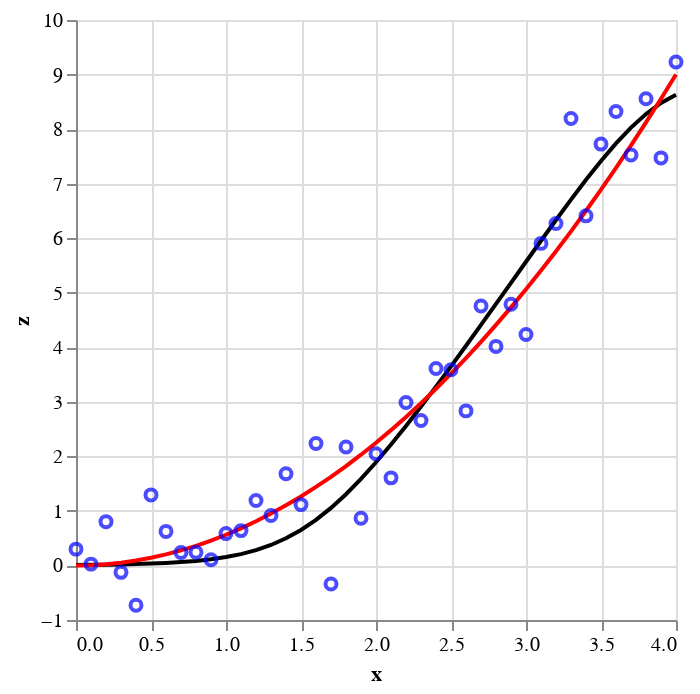

The cell this chart's notebook holds for it:
### Code cell
y_ = 3
pred = (
    alt.Chart(preds_df[np.isclose(preds_df["y"], y_)])
    .mark_line(color="black")
    .encode(
        x="x:Q",
        y="z:Q",
    )
)
true = (
    alt.Chart(sourcet[np.isclose(sourcet["y"], y_)])
    .mark_line(color="red")
    .encode(
        x="x:Q",
        y="z:Q",
    )
)
train = (
    alt.Chart(source[np.isclose(source["y"], y_)])
    .mark_point()
    .encode(x="x:Q", y="z:Q", color=alt.value("blue"))
)
pred + true + train

### Figure 1 — Vega-Lite specification as saved in the notebook (floating-point values rounded to 4 significant figures)
{"config": {"view": {"continuousWidth": 300, "continuousHeight": 300}}, "layer": [{"data": {"name": "data-a029a387ac5ed5eaaa58d091738c2290"}, "mark": {"type": "line", "color": "black"}, "encoding": {"x": {"field": "x", "type": "quantitative"}, "y": {"field": "z", "type": "quantitative"}}}, {"data": {"name": "data-d5406f096dc5427661490486468c20e5"}, "mark": {"type": "line", "color": "red"}, "encoding": {"x": {"field": "x", "type": "quantitative"}, "y": {"field": "z", "type": "quantitative"}}}, {"data": {"name": "data-7b2d60e7a4ee60c2943cdaea2483f1f0"}, "mark": {"type": "point"}, "encoding": {"color": {"value": "blue"}, "x": {"field": "x", "type": "quantitative"}, "y": {"field": "z", "type": "quantitative"}}}], "$schema": "https://vega.github.io/schema/vega-lite/v6.1.0.json", "datasets": {"data-a029a387ac5ed5eaaa58d091738c2290": [{"x": 0.0, "y": 3.0, "z": 0.008801}, {"x": 0.1, "y": 3.0, "z": 0.01138}, {"x": 0.2, "y": 3.0, "z": 0.01484}, {"x": 0.3, "y": 3.0, "z": 0.0195}, {"x": 0.4, "y": 3.0, "z": 0.0258}, {"x": 0.5, "y": 3.0, "z": 0.03437}, {"x": 0.6, "y": 3.0, "z": 0.04605}, {"x": 0.7, "y": 3.0, "z": 0.06201}, {"x": 0.8, "y": 3.0, "z": 0.0838}, {"x": 0.9, "y": 3.0, "z": 0.1135}, {"x": 1.0, "y": 3.0, "z": 0.1539}, {"x": 1.1, "y": 3.0, "z": 0.2082}, {"x": 1.2, "y": 3.0, "z": 0.2806}, {"x": 1.3, "y": 3.0, "z": 0.3755}, {"x": 1.4, "y": 3.0, "z": 0.4973}, {"x": 1.5, "y": 3.0, "z": 0.6498}, {"x": 1.6, "y": 3.0, "z": 0.8354}, {"x": 1.7, "y": 3.0, "z": 1.054}, {"x": 1.8, "y": 3.0, "z": 1.306}, {"x": 1.9, "y": 3.0, "z": 1.586}, {"x": 2.0, "y": 3.0, "z": 1.891}, {"x": 2.1, "y": 3.0, "z": 2.217}, {"x": 2.2, "y": 3.0, "z": 2.559}, {"x": 2.3, "y": 3.0, "z": 2.914}, {"x": 2.4, "y": 3.0, "z": 3.278}, {"x": 2.5, "y": 3.0, "z": 3.651}, {"x": 2.6, "y": 3.0, "z": 4.028}, {"x": 2.7, "y": 3.0, "z": 4.41}, {"x": 2.8, "y": 3.0, "z": 4.795}, {"x": 2.9, "y": 3.0, "z": 5.181}, {"x": 3.0, "y": 3.0, "z": 5.568}, {"x": 3.1, "y": 3.0, "z": 5.953}, {"x": 3.2, "y": 3.0, "z": 6.333}, {"x": 3.3, "y": 3.0, "z": 6.707}, {"x": 3.4, "y": 3.0, "z": 7.07}, {"x": 3.5, "y": 3.0, "z": 7.416}, {"x": 3.6, "y": 3.0, "z": 7.738}, {"x": 3.7, "y": 3.0, "z": 8.027}, {"x": 3.8, "y": 3.0, "z": 8.276}, {"x": 3.9, "y": 3.0, "z": 8.478}, {"x": 4.0, "y": 3.0, "z": 8.631}], "data-d5406f096dc5427661490486468c20e5": [{"x": 0.0, "y": 3.0, "z": 0.0}, {"x": 0.1, "y": 3.0, "z": 0.005625}, {"x": 0.2, "y": 3.0, "z": 0.0225}, {"x": 0.3, "y": 3.0, "z": 0.05063}, {"x": 0.4, "y": 3.0, "z": 0.09}, {"x": 0.5, "y": 3.0, "z": 0.1406}, {"x": 0.6, "y": 3.0, "z": 0.2025}, {"x": 0.7, "y": 3.0, "z": 0.2756}, {"x": 0.8, "y": 3.0, "z": 0.36}, {"x": 0.9, "y": 3.0, "z": 0.4556}, {"x": 1.0, "y": 3.0, "z": 0.5625}, {"x": 1.1, "y": 3.0, "z": 0.6806}, {"x": 1.2, "y": 3.0, "z": 0.81}, {"x": 1.3, "y": 3.0, "z": 0.9506}, {"x": 1.4, "y": 3.0, "z": 1.103}, {"x": 1.5, "y": 3.0, "z": 1.266}, {"x": 1.6, "y": 3.0, "z": 1.44}, {"x": 1.7, "y": 3.0, "z": 1.626}, {"x": 1.8, "y": 3.0, "z": 1.823}, {"x": 1.9, "y": 3.0, "z": 2.031}, {"x": 2.0, "y": 3.0, "z": 2.25}, {"x": 2.1, "y": 3.0, "z": 2.481}, {"x": 2.2, "y": 3.0, "z": 2.723}, {"x": 2.3, "y": 3.0, "z": 2.976}, {"x": 2.4, "y": 3.0, "z": 3.24}, {"x": 2.5, "y": 3.0, "z": 3.516}, {"x": 2.6, "y": 3.0, "z": 3.803}, {"x": 2.7, "y": 3.0, "z": 4.101}, {"x": 2.8, "y": 3.0, "z": 4.41}, {"x": 2.9, "y": 3.0, "z": 4.731}, {"x": 3.0, "y": 3.0, "z": 5.062}, {"x": 3.1, "y": 3.0, "z": 5.406}, {"x": 3.2, "y": 3.0, "z": 5.76}, {"x": 3.3, "y": 3.0, "z": 6.126}, {"x": 3.4, "y": 3.0, "z": 6.503}, {"x": 3.5, "y": 3.0, "z": 6.891}, {"x": 3.6, "y": 3.0, "z": 7.29}, {"x": 3.7, "y": 3.0, "z": 7.701}, {"x": 3.8, "y": 3.0, "z": 8.123}, {"x": 3.9, "y": 3.0, "z": 8.556}, {"x": 4.0, "y": 3.0, "z": 9.0}], "data-7b2d60e7a4ee60c2943cdaea2483f1f0": [{"x": 0.0, "y": 3.0, "z": 0.299}, {"x": 0.1, "y": 3.0, "z": 0.02472}, {"x": 0.2, "y": 3.0, "z": 0.8029}, {"x": 0.3, "y": 3.0, "z": -0.1263}, {"x": 0.4, "y": 3.0, "z": -0.7303}, {"x": 0.5, "y": 3.0, "z": 1.293}, {"x": 0.6, "y": 3.0, "z": 0.6242}, {"x": 0.7, "y": 3.0, "z": 0.2372}, {"x": 0.8, "y": 3.0, "z": 0.2427}, {"x": 0.9, "y": 3.0, "z": 0.1055}, {"x": 1.0, "y": 3.0, "z": 0.584}, {"x": 1.1, "y": 3.0, "z": 0.6389}, {"x": 1.2, "y": 3.0, "z": 1.191}, {"x": 1.3, "y": 3.0, "z": 0.9168}, {"x": 1.4, "y": 3.0, "z": 1.68}, {"x": 1.5, "y": 3.0, "z": 1.115}, {"x": 1.6, "y": 3.0, "z": 2.234}, {"x": 1.7, "y": 3.0, "z": -0.3393}, {"x": 1.8, "y": 3.0, "z": 2.17}, {"x": 1.9, "y": 3.0, "z": 0.8648}, {"x": 2.0, "y": 3.0, "z": 2.046}, {"x": 2.1, "y": 3.0, "z": 1.606}, {"x": 2.2, "y": 3.0, "z": 2.989}, {"x": 2.3, "y": 3.0, "z": 2.657}, {"x": 2.4, "y": 3.0, "z": 3.61}, {"x": 2.5, "y": 3.0, "z": 3.588}, {"x": 2.6, "y": 3.0, "z": 2.834}, {"x": 2.7, "y": 3.0, "z": 4.756}, {"x": 2.8, "y": 3.0, "z": 4.016}, {"x": 2.9, "y": 3.0, "z": 4.788}, {"x": 3.0, "y": 3.0, "z": 4.234}, {"x": 3.1, "y": 3.0, "z": 5.904}, {"x": 3.2, "y": 3.0, "z": 6.27}, {"x": 3.3, "y": 3.0, "z": 8.194}, {"x": 3.4, "y": 3.0, "z": 6.41}, {"x": 3.5, "y": 3.0, "z": 7.725}, {"x": 3.6, "y": 3.0, "z": 8.322}, {"x": 3.7, "y": 3.0, "z": 7.524}, {"x": 3.8, "y": 3.0, "z": 8.557}, {"x": 3.9, "y": 3.0, "z": 7.472}, {"x": 4.0, "y": 3.0, "z": 9.231}]}}
